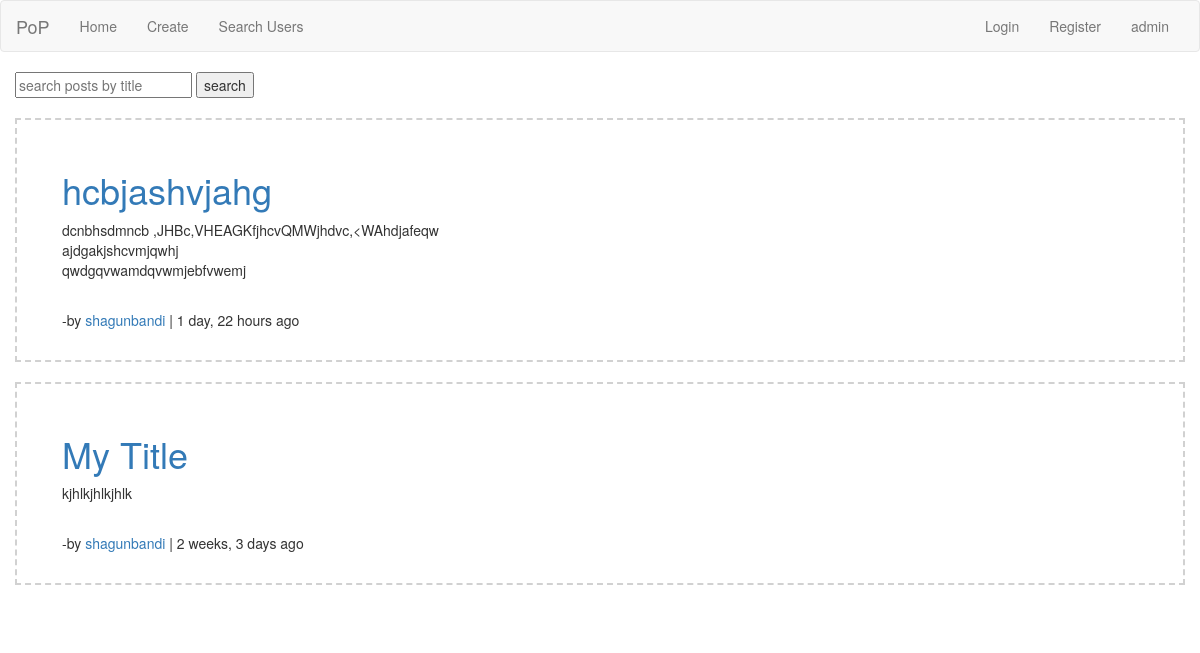
/posts/, run on the app's committed database.
### posts/models.py (models this page shows, shortened)
class Post(models.Model):
    user = models.ForeignKey(settings.AUTH_USER_MODEL)
    title = models.CharField(max_length=120)
    slug = models.SlugField(unique=True)
    content = models.TextField()
    updates = models.DateTimeField(auto_now=True, auto_now_add=False)
    timestamp = models.DateTimeField(auto_now=False, auto_now_add=True)
    image = models.ImageField(
        upload_to=upload_location,
        null=True,
        blank=True,
        width_field="width_field",
        height_field="height_field"
    )
    width_field = models.IntegerField(default=0)
    height_field = models.IntegerField(default=0)
    upvotes = models.ManyToManyField(settings.AUTH_USER_MODEL, blank=True, related_name='post_upvotes')
    def get_absolute_url(self):
        return reverse('posts:detail', kwargs={'slug': self.slug})
    class Meta:
        ordering = ["-timestamp", "-updates"]

### posts/views.py (the view)
def posts_list(request):
    queryset = Post.objects.all()
    query = request.GET.get('q')
    if query:
        queryset = queryset.filter(
            Q(title__icontains=query) |
            Q(content__icontains=query) |
            Q(user__username__icontains=query)
        ).distinct()
    context = {
        'object_list': queryset,
        'title': 'List'
    }
    return render(request, 'posts/index.html', context)

### posts/templates/posts/index.html (shortened to what this page needs)
{% extends 'peace/base.html' %}
{% load staticfiles %}
{% block head %}<link rel="stylesheet" type="text/css" href="{% static 'posts/static/index.css' %}"/>{% endblock %}
{% block body %}
    <form method="get" action="">
        <input type="text" name="q" placeholder="search posts by title">
        <input type="submit" value="search">
    </form>
    <br/>
    <table class="table">
        <tbody>
            {% for obj in object_list %}
            <tr>
            <div class="container-fluid feed-posts">
                <div class="col-md-12">
                    <h1><a href="{{ obj.get_absolute_url }}">{{ obj.title }}</a></h1>
                </div>
                {% if obj.image %}
                    <div class="col-md-4 container-fluid">
                        <br/><img src="{{ obj.image.url }}" class=" post-img-thumbnail"/><br/>
                    </div>
                    <div class="col-md-8 container-fluid">
                {% else %}
                    <div class="col-md-12 container-fluid">
                {% endif %}
                {{ obj.content|linebreaks|truncatechars_html:240 }}<br/>
                </div>
                <div class="col-md-12 container-fluid">
                    -by <a href="{% url 'accounts:profile' username=obj.user.username %}"> {{ obj.user.username }} </a>
                    | {{ obj.timestamp | timesince}} ago <br/>
                </div>
            </div>
            </tr>
            {%  endfor %}
        </tbody>
    </table>
{% endblock %}

### posts/static/posts/static/index.css (style rules this page uses)
.feed-posts { border: 2px dashed #d1d1d1; padding: 30px; margin-bottom: 20px; }

### data on the page
Post: title "hcbjashvjahg", content "dcnbhsdmncb ,JHBc,VHEAGKfjhcvQMWjhdvc,<WAhdjafeqw ajdgakjshcvmjqwhj qwdgqvwamdqvwmjebfvwemj", user.username "shagunbandi", timestamp "1 day, 22 hours"
Post: title "My Title", content "kjhlkjhlkjhlk", user.username "shagunbandi", timestamp "2 weeks, 3 days"
